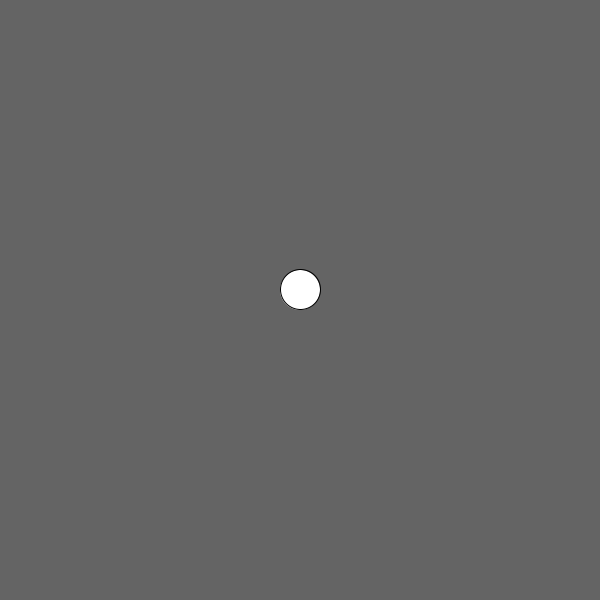
Frame 1 (no input)
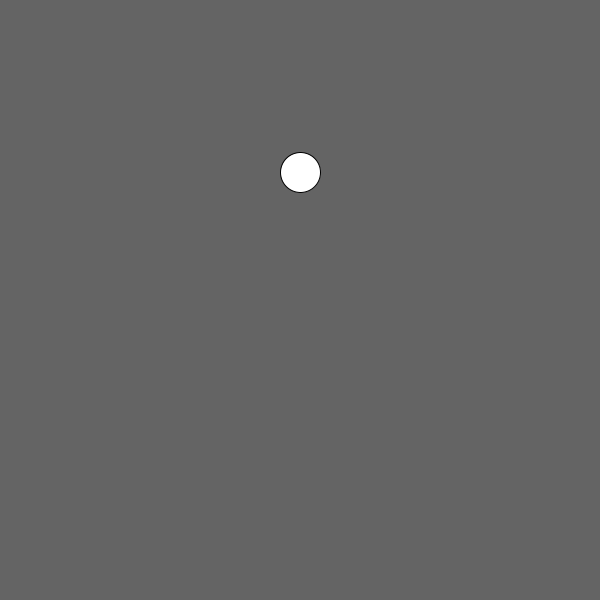
Frame 60 (the mouse pressed at the canvas centre just before this capture)
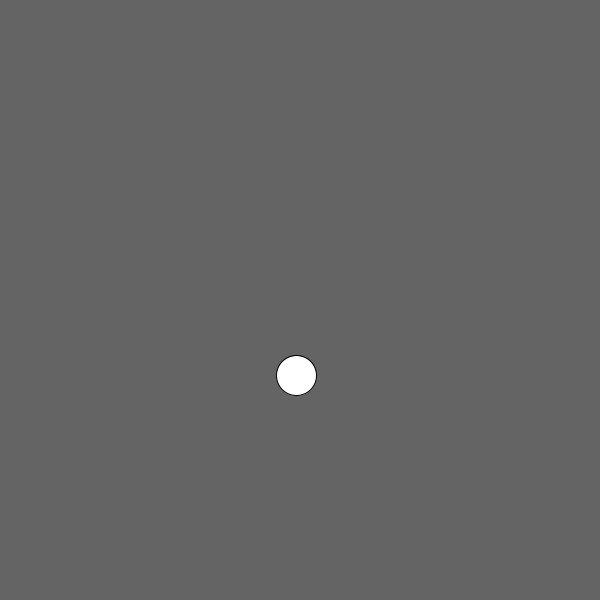
Frame 120 (the mouse held since frame 60 and released just before this capture)

The Processing sketch that drew these frames (run headless with seeded random() and noise(); from frame 60 on, the mouse is pressed at the canvas centre):

// Processing sketch: vectorsAndPerlin01
// ── vectorsAndPerlin01.pde
float rand1, rand2;
float t;
Ball ball;


void setup() {
  size(600,600);

  rand1 = 0; // initial values for the constructor
  rand2 = 5;  
  ball = new Ball();
}

void draw() {
  background(100);
  
  t += .01; // changing time by step .01
  
  /* the noise fn is time dependent; therefore, if I seed both noise fns with the same
  value (t), then the outputs of those fns will be the same */
  
  float accVecX = noise(t + rand1); // getting values of perlin noise for the acc
  float accVecY = noise(t + rand2); // getting values of perlin noise for the acc with different seed
  
  accVecX = map(accVecX,0,1,-.01,.01); // mapping the values of the acc components 
  accVecY = map(accVecY,0,1,-.01,.01);
  
  PVector accVec = new PVector(accVecX, accVecY); // defining an acc vector with those components
  
  ball.vel.add(accVec); // adding this changing vector to the current one
  
  ball.update();
  ball.bounce();
  ball.display();
}

// ── Ball.pde
class Ball {
  PVector pos, vel, acc; // initializing vectors for posistion, velocity, and acceleration
  int rad; // radius of the ball
  
  Ball(){ // constructor for the ball
    pos = new PVector(width/2,height/2);
    vel = new PVector(0,-10); // initial velocity straight up
    acc = new PVector(0, .1); // initial acc down
    rad = 40; // setting the radius of the ball
  }
  void update() {
    pos.add(vel); // adding small velocity vectors to the ball's position vectors
    vel.add(acc); // adding small acceleration to the ball's velocity vector
  }
  
  void bounce() {
    if(pos.x > width) { // making the ball bounce off of the right wall
      pos.x = width;
      vel.x *= -1;
    }
    if(pos.x < 0) { // making the ball bounce off of the left wall
      pos.x = 0;
      vel.x *= -1;
    }
    if (pos.y > height) { // making the ball bounce off of the bottom wall
      pos.y = height;
      vel.y *= -1;
    }
    if(pos.y < 0) { // making the ball bounce off of the top wall
      pos.y = 0;
      vel.y *= -1;
    }
  }
  
  void display() {
    ellipse(ball.pos.x,ball.pos.y,rad,rad); // drawing the ellipse with the ball data
  }
}
